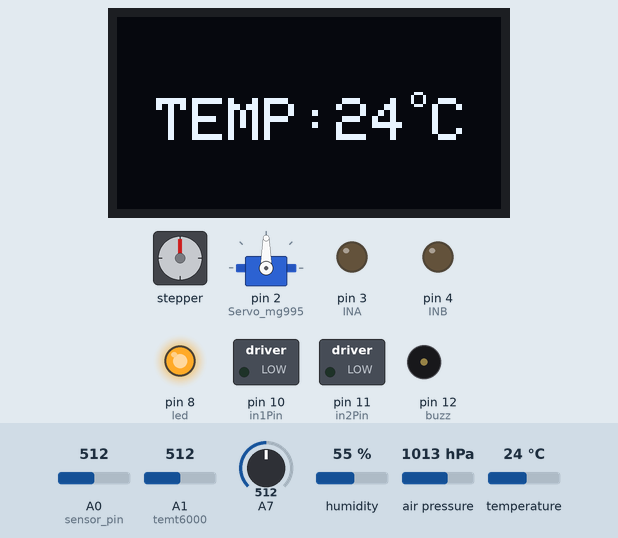
This sketch was run on a simulated Arduino Nano, built with avr-gcc and run on an emulated ATmega328P. Shown: stepper motor, 128×64 one-colour display, servo, switched loads named in the sketch (green lamp = pin HIGH), output pins drawn as LEDs (lit = HIGH), buzzer (waves = sounding, pin HIGH). Wiring (inferred from the names in the program): stepper motor driver (5000 steps per turn assumed): step pin 7; direction pin 6; enable pin 9. The test bench sets the inputs (shaded band); at power-on: temperature 24 °C, A0 (sensor_pin) = 512, humidity 55 %, A1 (temt6000) = 512, A7 = 512, air pressure 1013 hPa. The local clock reads 2024-03-15 10:24:30 at power-on unless the sketch sets it; pins used as bus, display or sensor lines are not drawn; what the sketch prints to the serial monitor is not drawn.

Above: at 13.4 s.
13.5 s: temperature set to 12 °C
At 26.2 s:
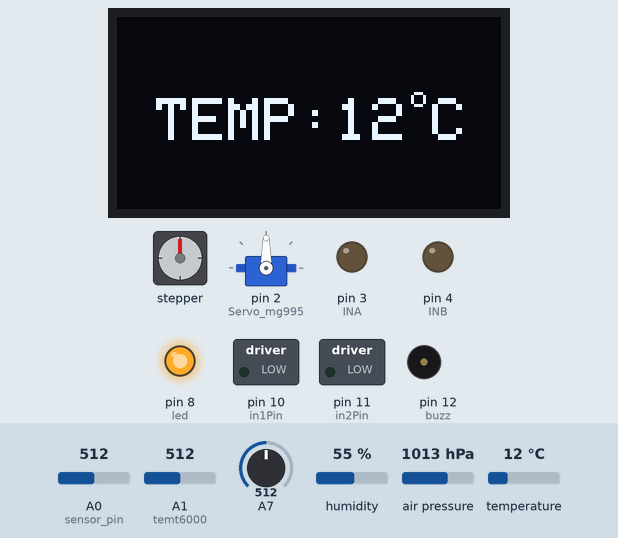
26.8 s: A0 (sensor_pin) set to 716
At 40.7 s:
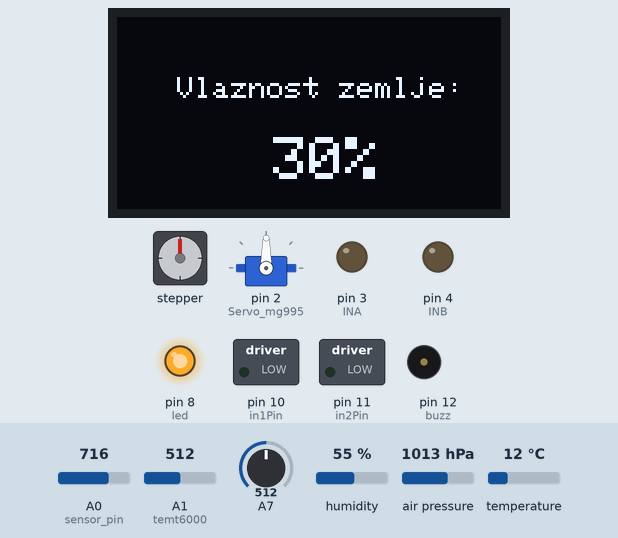
40.8 s: temperature set to 19 °C
At 51.6 s:
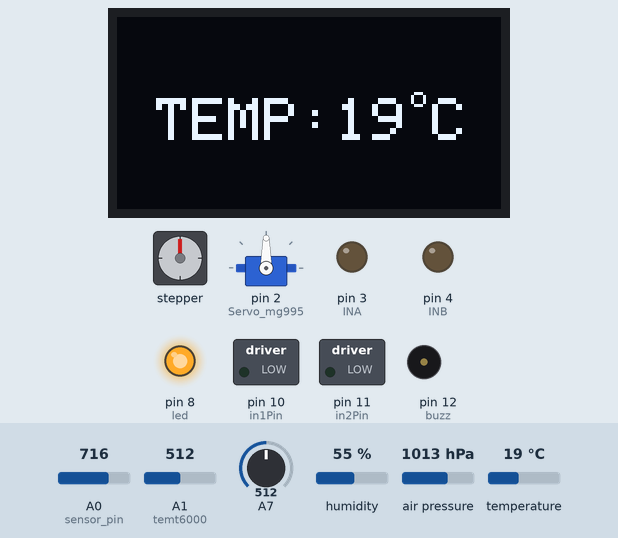
54.7 s: humidity set to 22 %
At 68.6 s:
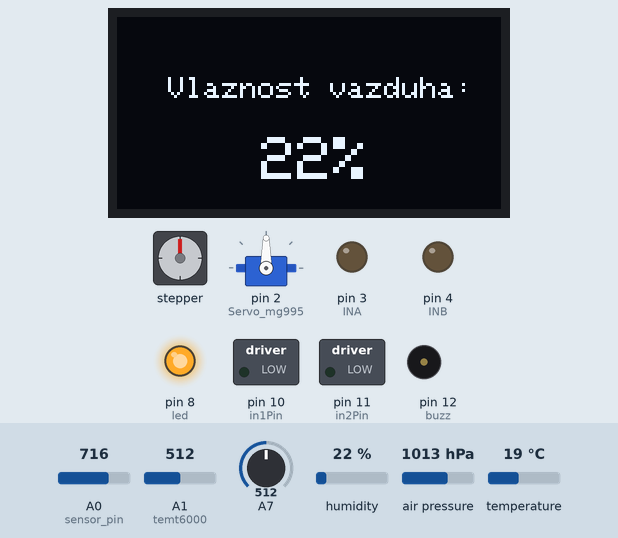
68.7 s: A0 (sensor_pin) set to 992
At 101.34 s:
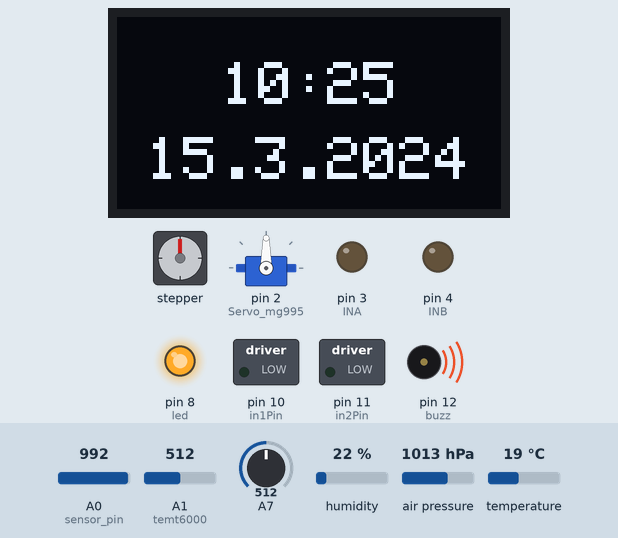
Timing chart, 0 to 103.0 s (numbered marks = the images above; inputs shaded):
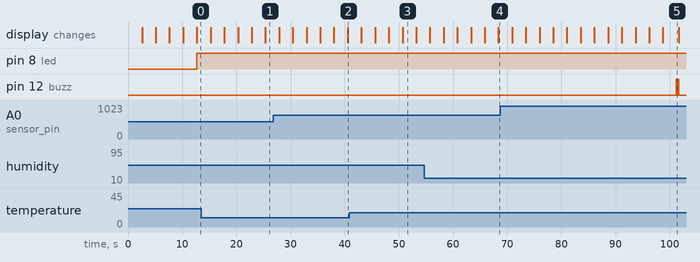

The sketch:

kod.ino
```cpp
//==================================================================BIBLIOTEKE=================================================
#include <Adafruit_BME280.h>
#include <RTClib.h>
Adafruit_BME280 bme;
RTC_DS1307 rtc;
//DC motor
#define in2Pin 11
#define in1Pin 10
#define enablePin 9
//servo
#include <Servo.h>
Servo Servo_mg995;
//OLED
#include <Wire.h>
#include <Adafruit_GFX.h>
#include <Adafruit_SSD1306.h>
#include <Fonts/FreeMonoBold9pt7b.h>
#define SCREEN_WIDTH 128
#define SCREEN_HEIGHT 64
Adafruit_SSD1306 display(SCREEN_WIDTH, SCREEN_HEIGHT, &Wire, -1);
//===================================================================PROMENLJIVE================================================
int stanje = 0;
//Senzor nivoa osvetljenosti (TEMP6000)
int temt6000 = A1;
float light;
int light_value;
//Pinovi za driver za Stepper motor
const int dirPin = 6;
const int stepPin = 7;
//Promenljiva koja određuje dužinu trajanja kretanja stepper motora
//(stepsPerRevolution/200 koraka)=br_revolucija
const int stepsPerRevolution = 5000;
//Senzor temp i pritiska (BME280)
int temperatura, pritisak, vlaznost_vazduha;
//Senzor kvaliteta vazduha
int analogni_kvalitet_vazduha;
//Senor vlaznosti zemlje
const int sensor_pin = A0;
int vlaznost_zemlje;
//led traka
int led = 8;
//Buzzer
int buzz = 12;
//kuler
int INA = 3;
int INB = 4;
//rtc sat
int brojacDana=0;
int sat, minut, sekunda;
char dan;
// UNCHANGABLE PARAMATERS
#define SUNDAY    0
#define MONDAY    1
#define TUESDAY   2
#define WEDNESDAY 3
#define THURSDAY  4
#define FRIDAY    5
#define SATURDAY  6

// event on Monday, from 13:50 to 14:10
uint8_t WEEKLY_EVENT_DAY      = FRIDAY;
uint8_t WEEKLY_EVENT_START_HH = 12; // event start time: hour
uint8_t WEEKLY_EVENT_START_MM = 20; // event start time: minute
uint8_t WEEKLY_EVENT_START_ss = 00; // event start time: minute
//====================================================================FUNKCIJE=================================================
const char daysOfTheWeek[7][12] = {
  "Sunday",
  "Monday",
  "Tuesday",
  "Wednesday",
  "Thursday",
  "Friday",
  "Saturday"
};
void Ocitavanje_senzora() {
  light_value = analogRead(temt6000);
  light = light_value * 0.0976;
  Serial.println(light);
  temperatura = bme.readTemperature();
  pritisak = bme.readPressure();
  vlaznost_vazduha = bme.readHumidity();
  analogni_kvalitet_vazduha = analogRead(A7);

  int sensor_analog;
  sensor_analog = analogRead(sensor_pin);
  vlaznost_zemlje = ( 100 - ( (sensor_analog / 1023.00) * 100 ) );
  DateTime now = rtc.now();
  now = rtc.now();
  dan = now.dayOfTheWeek();
  sat = now.hour();
  minut = now.minute();
  sekunda = now.second();
  if ((dan == WEEKLY_EVENT_DAY)&&
      (sat == WEEKLY_EVENT_START_HH) &&
      (minut == WEEKLY_EVENT_START_MM) &&
      (sekunda == WEEKLY_EVENT_START_ss) )   {

      delay(1000);
      brojacDana++;
      delay(5000);
      brojacDana++;
  }
}

void Servo_otvori() {
  Servo_mg995.write(135);
  delay(580);
  Servo_mg995.write(90);
}
void Servo_zatvori() {
  Servo_mg995.write(45);
  delay(580);
  Servo_mg995.write(90);


}
void OLED_ispis() {
  DateTime now = rtc.now();
  display.clearDisplay();
  display.setTextColor(WHITE);
  //display.setFont(&FreeMonoBold9pt7b);
  display.setTextSize(2);
  display.setCursor(13, 27);
  display.print("TEMP: ");
  display.setTextSize(2);
  display.setCursor(73, 27);
  display.print(temperatura);
  display.drawCircle(100, 27, 2, WHITE);
  display.setCursor(105, 27);
  display.println("C");
  display.display();
  delay(2500);
//////////zemlja///////////////
  display.clearDisplay();
  display.setTextSize(1);
  display.setCursor(20, 20);
  display.println("Vlaznost zemlje: ");
  display.setTextSize(2);
  display.setCursor(52, 40);
  display.print(vlaznost_zemlje);
  display.println("%");
  display.display();
  delay(2500);
  ////////////vazduh//////////////
  display.clearDisplay();
  display.setTextSize(1);
  display.setCursor(17, 20);
  display.println("Vlaznost vazduha: ");
  display.setTextSize(2);
  display.setCursor(48, 40);
  display.print(vlaznost_vazduha);
  display.println("%");
  display.display();
  delay(2500);
  /////kvalitet vazduha
  display.clearDisplay();
  display.setTextSize(1);
  display.setCursor(18, 20);
  display.println("Kvalitet vazduha:");
  display.setTextSize(2);
  display.setCursor(35, 40);
  if(analogni_kvalitet_vazduha < 100){
    display.print("DOBAR");
  }else if(analogni_kvalitet_vazduha < 150 && analogni_kvalitet_vazduha > 100){
    display.setCursor(25, 40);
    display.print("SREDNJI");
  }else if(analogni_kvalitet_vazduha > 150){
    display.setCursor(40, 40);
    display.print("LOS");
  }
  display.display();
  delay(2500);
  //////////////vrijeme//////////////
  display.clearDisplay();
  display.setTextSize(2);
  display.setCursor(35, 15);
  display.print(sat);
  display.print(":");
  display.setTextSize(2);
  display.setCursor(70, 15);
  if(minut < 10){

    display.print("0");
    }
  display.print(minut);
  /////////////datum///////////////
  display.setTextSize(2);
  display.setCursor(10, 40);
  display.print(now.day(), DEC);
  display.print(".");
  display.setTextSize(2);
  //display.setCursor(40, 40);
  display.print(now.month(), DEC);
  display.print(".");
  display.setTextSize(2);
  //display.setCursor(70, 40);
  display.print(now.year(), DEC);
  display.print(".");
  display.display();
  delay(2500);
}
//====================================================================SETUP====================================================

void setup() {
  if (!bme.begin(0x76)) {
    Serial.println(F("Senzor nije pronadjen"));
  }
  if(! rtc.begin()){
    Serial.println(F("Error: Sat nije pronađen!"));
    while(1);
  }
  if (!display.begin(SSD1306_SWITCHCAPVCC, 0x3C)) {
    Serial.println(F("OLED error!"));
  }

  Serial.begin(9600);
  //Senzor nivoa osvetljenosti (TEMP6000)
  pinMode(temt6000, INPUT);
  //Senzor kvaliteta vazduha
  pinMode(A7, INPUT);
  //DC motor
  pinMode(enablePin, OUTPUT);
  pinMode(in1Pin, OUTPUT);
  pinMode(in2Pin, OUTPUT);
  //led
  analogWrite(led, 0);
  //Buzzer
  pinMode(buzz, OUTPUT);
  digitalWrite(buzz, LOW);
  //kuler
  pinMode(INA, OUTPUT);
  pinMode(INB, OUTPUT);
  digitalWrite(INB, LOW);
  digitalWrite(INB, LOW);
  //servo
  Servo_mg995.attach(2);
  //Stepper
  pinMode(stepPin, OUTPUT);
  pinMode(dirPin, OUTPUT);
  digitalWrite(dirPin, HIGH);
  //rtc.adjust(DateTime(F(__DATE__), F(__TIME__))); // Odkomentarisati ovu liniju ukoliko je potrebno promeniti vreme pa je potrebno ponovo zakomentarisati i upload-ovati kod
}
//====================================================================LOOP=====================================================

void loop() {
  Ocitavanje_senzora();
  OLED_ispis();

  switch (stanje) {
    case 0:
      if (light > 0/*0.3*/) {
        analogWrite(led, 255);
        Serial.println("Ovde sam");
      } //else if (light > 1.2) {
        //analogWrite(led, 0);
        //Serial.println(light);
      //}
        if (temperatura > 28 /*|| analogni_kvalitet_vazduha > 150*/) {
       // Serial.println(analogni_kvalitet_vazduha);
        //Serial.println(temperatura);
        stanje = 1;
      }
      if(vlaznost_zemlje < 5){
        Serial.println(vlaznost_zemlje);
        stanje = 2;
      }
      if(brojacDana==2){
        brojacDana=0;
        stanje=3;
      }
      break;

    case 1:
      digitalWrite(buzz, HIGH);
      delay(100);
      digitalWrite(buzz, LOW);
      Servo_otvori();
      delay(1000);
      while (temperatura > 26) {
        digitalWrite(INB, HIGH);
        digitalWrite(INA, LOW);
        temperatura = bme.readTemperature();
      }
      digitalWrite(INB, LOW);
      digitalWrite(INA, LOW);
      digitalWrite(buzz, HIGH);
      delay(100);
      digitalWrite(buzz, LOW);
      delay(100);
      digitalWrite(buzz, HIGH);
      delay(100);
      digitalWrite(buzz, LOW);
      delay(100);
      digitalWrite(buzz, HIGH);
      delay(100);
      digitalWrite(buzz, LOW);
      delay(100);
      digitalWrite(buzz, HIGH);
      delay(100);
      digitalWrite(buzz, LOW);
      delay(100);
      digitalWrite(buzz, HIGH);
      delay(100);
      digitalWrite(buzz, LOW);
      Servo_zatvori();
      stanje = 0;
      break;

    case 2:
    digitalWrite(buzz, HIGH);
    delay(100);
    digitalWrite(buzz, LOW);
     while (vlaznost_zemlje > 3) {
      analogWrite(enablePin, 255);
      digitalWrite(in1Pin, HIGH);
      digitalWrite(in2Pin, LOW);
      int sensor_analog = analogRead(sensor_pin);
      vlaznost_zemlje = ( 100 - ( (sensor_analog / 1023.00) * 100 ) );
      }
      analogWrite(enablePin, 0);
      digitalWrite(in1Pin, LOW);
      digitalWrite(in2Pin, LOW);
      digitalWrite(buzz, HIGH);
      delay(100);
      digitalWrite(buzz, LOW);
      delay(100);
      digitalWrite(buzz, HIGH);
      delay(100);
      digitalWrite(buzz, LOW);
      stanje =0;
      break;

    case 3:
      digitalWrite(buzz, HIGH);
      delay(100);
      digitalWrite(buzz, LOW);
      //STEPPER
      // Okretanje u smeru okretanja kazaljke na satu
      digitalWrite(dirPin, HIGH);

      // Generisanje impulsnog signala na stepPin-u
      for(int x = 0; x < stepsPerRevolution; x++){
        digitalWrite(stepPin, HIGH);
        delayMicroseconds(800);
        digitalWrite(stepPin, LOW);
        delayMicroseconds(800);
      }
      digitalWrite(buzz, HIGH);
      delay(100);
      digitalWrite(buzz, LOW);
      delay(100);
      digitalWrite(buzz, HIGH);
      delay(100);
      digitalWrite(buzz, LOW);
      stanje=0;
      break;

  }
}
```

Measured:
- after the input at 68.7 s, pin 12 (buzz): LOW → HIGH after 32.5 s, → LOW 0.20 s later, → HIGH 0.10 s later, → LOW 0.10 s later
- what the display in image 3 shows lasts 2.5 s, from 50.7 s to 53.2 s
